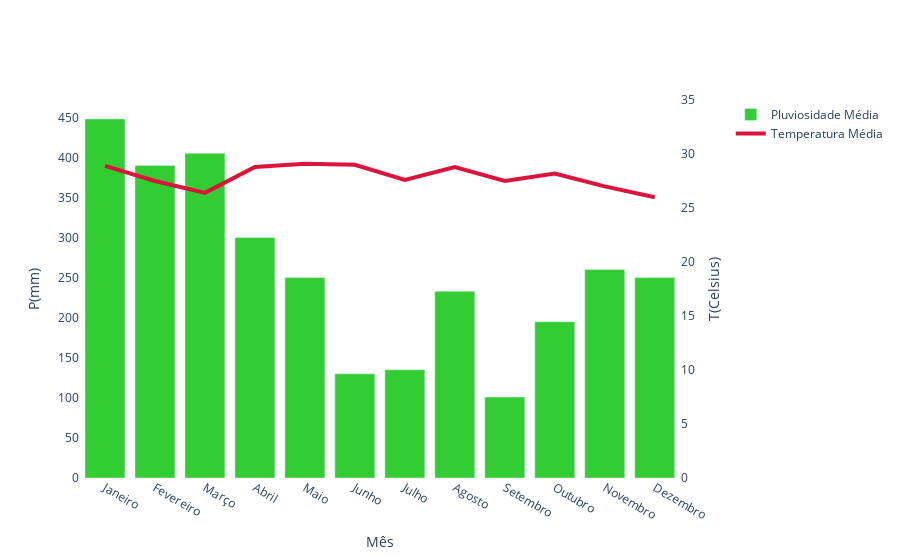

Notebook code cell kept with this figure:
### Markdown cell above
# Climograma

### Code cell
fig = make_subplots(specs = [[{"secondary_y": True}]])

fig.add_trace(go.Bar(x = meses,
                    y = pluviosidade_media,
                    name = "Pluviosidade Média",
                    marker_color = "#32CD32"),
             secondary_y = False)

fig.add_trace(go.Scatter(x = meses,
                        y = temperatura_media,
                        name = "Temperatura Média",
                        mode = "lines",
                        line = dict(color = "crimson", 
                                   width = 4)),
             secondary_y = True)


fig.update_xaxes(title_text = "Mês")

fig.update_yaxes(title_text = "P(mm)", secondary_y = False)
fig.update_yaxes(title_text = "T(Celsius)", secondary_y = True)


fig.update_layout(plot_bgcolor = "white",
                 yaxis2 = dict(range = [0,35]))

fig.show()

### Figure 1 — Plotly figure (JSON) as saved in the notebook; plotly's stock layout.template omitted (floating-point values rounded to 4 significant figures)
{"data": [{"marker": {"color": "#32CD32"}, "name": "Pluviosidade Média", "type": "bar", "x": ["Janeiro", "Fevereiro", "Março", "Abril", "Maio", "Junho", "Julho", "Agosto", "Setembro", "Outubro", "Novembro", "Dezembro"], "xaxis": "x", "y": [448, 390, 405, 300, 250, 130, 135, 233, 101, 195, 260, 250], "yaxis": "y"}, {"line": {"color": "crimson", "width": 4}, "mode": "lines", "name": "Temperatura Média", "type": "scatter", "x": ["Janeiro", "Fevereiro", "Março", "Abril", "Maio", "Junho", "Julho", "Agosto", "Setembro", "Outubro", "Novembro", "Dezembro"], "xaxis": "x", "y": [28.9, 27.5, 26.4, 28.8, 29.1, 29, 27.6, 28.8, 27.5, 28.2, 27, 26], "yaxis": "y2"}], "layout": {"plot_bgcolor": "white", "xaxis": {"anchor": "y", "domain": [0, 0.94], "title": {"text": "Mês"}}, "yaxis": {"anchor": "x", "domain": [0, 1], "title": {"text": "P(mm)"}}, "yaxis2": {"anchor": "x", "overlaying": "y", "range": [0, 35], "side": "right", "title": {"text": "T(Celsius)"}}}}
